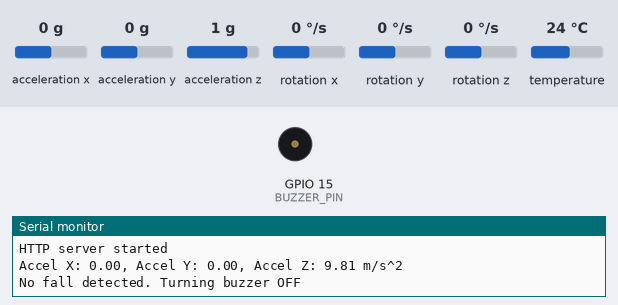
A sketch run on a simulated ESP8266 (NodeMCU). Shown: buzzer (waves = sounding, pin HIGH), the last lines printed to the serial monitor. The inputs (shaded band) are chosen by the test bench; at power-on: acceleration z 1 g, acceleration x 0 g, acceleration y 0 g, rotation x 0 °/s, rotation y 0 °/s, rotation z 0 °/s, temperature 24 °C.

Above: at 2.2 s.
2.3 s: acceleration z set to 0.5 g
5.2 s: acceleration z set to 0.2 g
At 5.8 s:
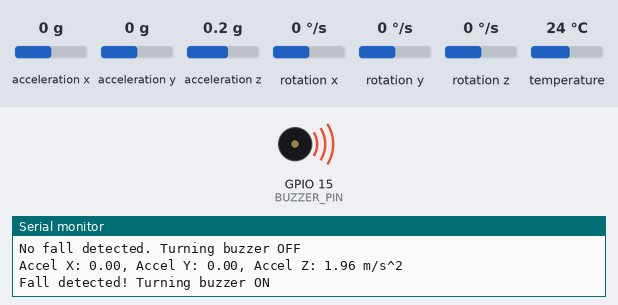
8.1 s: acceleration z set to -0.2 g
11.0 s: acceleration z set to -0.5 g
At 12.5 s:
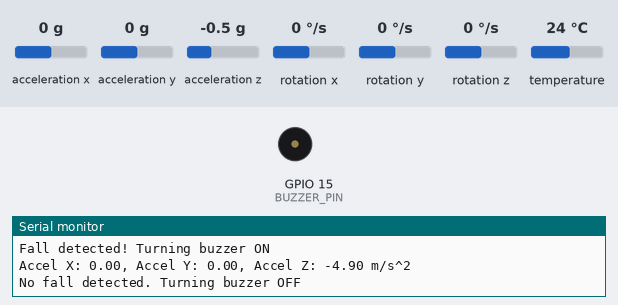
13.9 s: acceleration z set to 0 g
At 15.5 s:
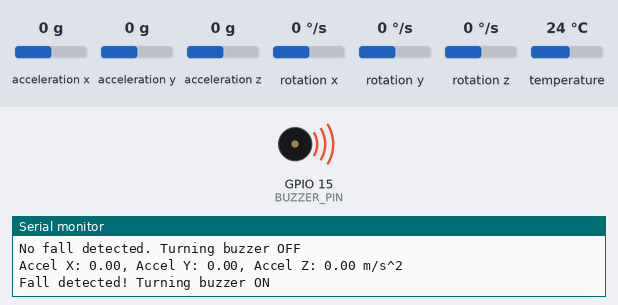
Timing chart, 0 to 17.0 s (numbered marks = the images above; inputs shaded):
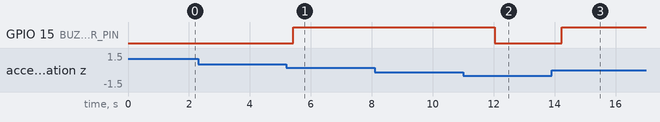

Measured:
- the behaviour switches between 0.4 and 0.3 g on acceleration z (found by bisection; images 0 and 1)
- the behaviour switches between -0.3 and -0.4 g on acceleration z (found by bisection; images 1 and 2)
- after the input at 5.2 s, GPIO 15 (BUZZER_PIN): LOW → HIGH after 0.22 s
- after the input at 11.0 s, GPIO 15 (BUZZER_PIN): HIGH → LOW after 1.0 s
- after the input at 13.9 s, GPIO 15 (BUZZER_PIN): LOW → HIGH after 0.34 s

The sketch:

fall_detection.ino
```cpp
#include <Wire.h>
#include <Adafruit_MPU6050.h>
#include <Adafruit_Sensor.h>
#include <ESP8266WiFi.h>
#include <ESP8266WebServer.h>

Adafruit_MPU6050 mpu;

// Pin for the buzzer
const int BUZZER_PIN = 15; // D8 on NodeMCU

// Access Point credentials
const char* ap_ssid = "ESP_Fall_Detection";   // Set your desired SSID here
const char* ap_password = "12345678";         // Set your desired password here

ESP8266WebServer server(80); // Web server on port 80

// Fall detection status
String fallStatus = "No fall detected";

// Function to handle root webpage
void handleRoot() {
  String html = "<!DOCTYPE html>\
<html>\
<head>\
    <meta http-equiv='refresh' content='5'/>\
    <title>Fall Detection System</title>\
    <style>\
        body {\
            font-family: 'Arial', sans-serif;\
            margin: 0;\
            padding: 20px;\
            background: #f0f2f5;\
            display: flex;\
            flex-direction: column;\
            align-items: center;\
            min-height: 100vh;\
        }\
        .container {\
            max-width: 800px;\
            width: 100%;\
            text-align: center;\
        }\
        .status-card {\
            background: white;\
            border-radius: 15px;\
            padding: 20px;\
            box-shadow: 0 4px 6px rgba(0, 0, 0, 0.1);\
            margin: 20px 0;\
            position: relative;\
            overflow: hidden;\
        }\
        .status-indicator {\
            width: 100px;\
            height: 100px;\
            border-radius: 50%;\
            margin: 20px auto;\
            display: flex;\
            align-items: center;\
            justify-content: center;\
            font-size: 24px;\
            color: white;\
            position: relative;\
        }\
        @keyframes pulse {\
            0% { transform: scale(1); opacity: 1; }\
            50% { transform: scale(1.1); opacity: 0.8; }\
            100% { transform: scale(1); opacity: 1; }\
        }\
        @keyframes shake {\
            0%, 100% { transform: translateX(0); }\
            25% { transform: translateX(-5px); }\
            75% { transform: translateX(5px); }\
        }\
        .status-safe {\
            background: #4CAF50;\
            animation: pulse 2s infinite;\
        }\
        .status-danger {\
            background: #f44336;\
            animation: shake 0.5s infinite;\
        }\
        .location-btn {\
            background: #2196F3;\
            color: white;\
            padding: 12px 24px;\
            border: none;\
            border-radius: 25px;\
            cursor: pointer;\
            font-size: 16px;\
            margin: 20px 0;\
            transition: transform 0.3s ease;\
        }\
        .location-btn:hover {\
            transform: translateY(-2px);\
        }\
        @keyframes slideIn {\
            from { transform: translateY(20px); opacity: 0; }\
            to { transform: translateY(0); opacity: 1; }\
        }\
        .slide-in {\
            animation: slideIn 0.5s ease-out;\
        }\
        .readings {\
            display: grid;\
            grid-template-columns: repeat(auto-fit, minmax(200px, 1fr));\
            gap: 20px;\
            margin: 20px 0;\
        }\
        .reading-card {\
            background: white;\
            padding: 15px;\
            border-radius: 10px;\
            box-shadow: 0 2px 4px rgba(0, 0, 0, 0.1);\
        }\
        .map-container {\
            width: 100%;\
            height: 300px;\
            border-radius: 15px;\
            overflow: hidden;\
            margin: 20px 0;\
        }\
    </style>\
</head>\
<body>\
    <div class='container slide-in'>\
        <h1>Fall Detection System</h1>\
        <div class='status-card'>\
            <h2>Current Status</h2>\
            <div id='statusIndicator' class='status-indicator status-safe'>\
                <span id='statusText'>Safe</span>\
            </div>\
        </div>\
        <a href='https://maps.app.goo.gl/ZZ9tw4nBL8verG769' target='_blank' class='location-btn'>\
            📍 Share Current Location\
        </a>\
        <div class='readings'>\
            <div class='reading-card'>\
                <h3>Last Update</h3>\
                <p id='timestamp'></p>\
            </div>\
            <div class='reading-card'>\
                <h3>Device ID</h3>\
                <p>ESP8266_FD1</p>\
            </div>\
        </div>\
    </div>\
    <script>\
        function updateStatus(status) {\
            const indicator = document.getElementById('statusIndicator');\
            const statusText = document.getElementById('statusText');\
            if (status.includes('Fall detected')) {\
                indicator.className = 'status-indicator status-danger';\
                statusText.textContent = '⚠️ FALL';\
            } else {\
                indicator.className = 'status-indicator status-safe';\
                statusText.textContent = '✓ Safe';\
            }\
        }\
        function updateTimestamp() {\
            const now = new Date();\
            document.getElementById('timestamp').textContent = now.toLocaleTimeString();\
        }\
        setInterval(updateTimestamp, 1000);\
        updateTimestamp();\
        updateStatus('" + fallStatus + "');\
    </script>\
</body>\
</html>";

  server.send(200, "text/html", html);
}

void setup() {
  Serial.begin(115200);
  Serial.println("Initializing...");

  // Set up the buzzer pin
  pinMode(BUZZER_PIN, OUTPUT);
  digitalWrite(BUZZER_PIN, LOW); // Ensure buzzer is off at startup
  Serial.println("Buzzer pin set up.");

  // Initialize I2C communication and the MPU6050 sensor
  if (!mpu.begin()) {
    Serial.println("Failed to find MPU6050 chip. Check connections.");
    while (1) {
      delay(10); // Stay here if MPU6050 is not found
    }
  }
  Serial.println("MPU6050 initialized successfully.");

  // Setup sensor ranges
  mpu.setAccelerometerRange(MPU6050_RANGE_8_G);
  mpu.setGyroRange(MPU6050_RANGE_500_DEG);
  mpu.setFilterBandwidth(MPU6050_BAND_5_HZ);
  Serial.println("Sensor ranges set.");

  // Start WiFi in Access Point mode
  Serial.println("Starting Access Point...");
  WiFi.softAP(ap_ssid, ap_password);

  // Display IP address of the Access Point
  IPAddress IP = WiFi.softAPIP();
  Serial.print("Access Point IP Address: ");
  Serial.println(IP);

  // Start the web server
  server.on("/", handleRoot); // Serve the root webpage
  server.begin();
  Serial.println("HTTP server started");

  delay(1000);
}

void loop() {
  // Get new sensor events with the accelerometer
  sensors_event_t a, g, temp;
  mpu.getEvent(&a, &g, &temp);

  // Display the acceleration (in Gs)
  Serial.print("Accel X: "); Serial.print(a.acceleration.x); Serial.print(", ");
  Serial.print("Accel Y: "); Serial.print(a.acceleration.y); Serial.print(", ");
  Serial.print("Accel Z: "); Serial.print(a.acceleration.z); Serial.println(" m/s^2");

  // Define a fall threshold (you can adjust this based on your needs)
  float fallThreshold = 3.0;

  // Detect a fall based on acceleration along the Z axis
  if (abs(a.acceleration.z) < fallThreshold) {
    // Fall detected, activate buzzer and update status
    Serial.println("Fall detected! Turning buzzer ON");
    digitalWrite(BUZZER_PIN, HIGH); // Turn on the buzzer
    fallStatus = "Fall detected!";
  } else {
    // No fall, turn off the buzzer and update status
    Serial.println("No fall detected. Turning buzzer OFF");
    digitalWrite(BUZZER_PIN, LOW); // Turn off the buzzer
    fallStatus = "No fall detected";
  }

  // Handle web server
  server.handleClient();

  delay(2200); // Delay to prevent overwhelming serial output
}
```
